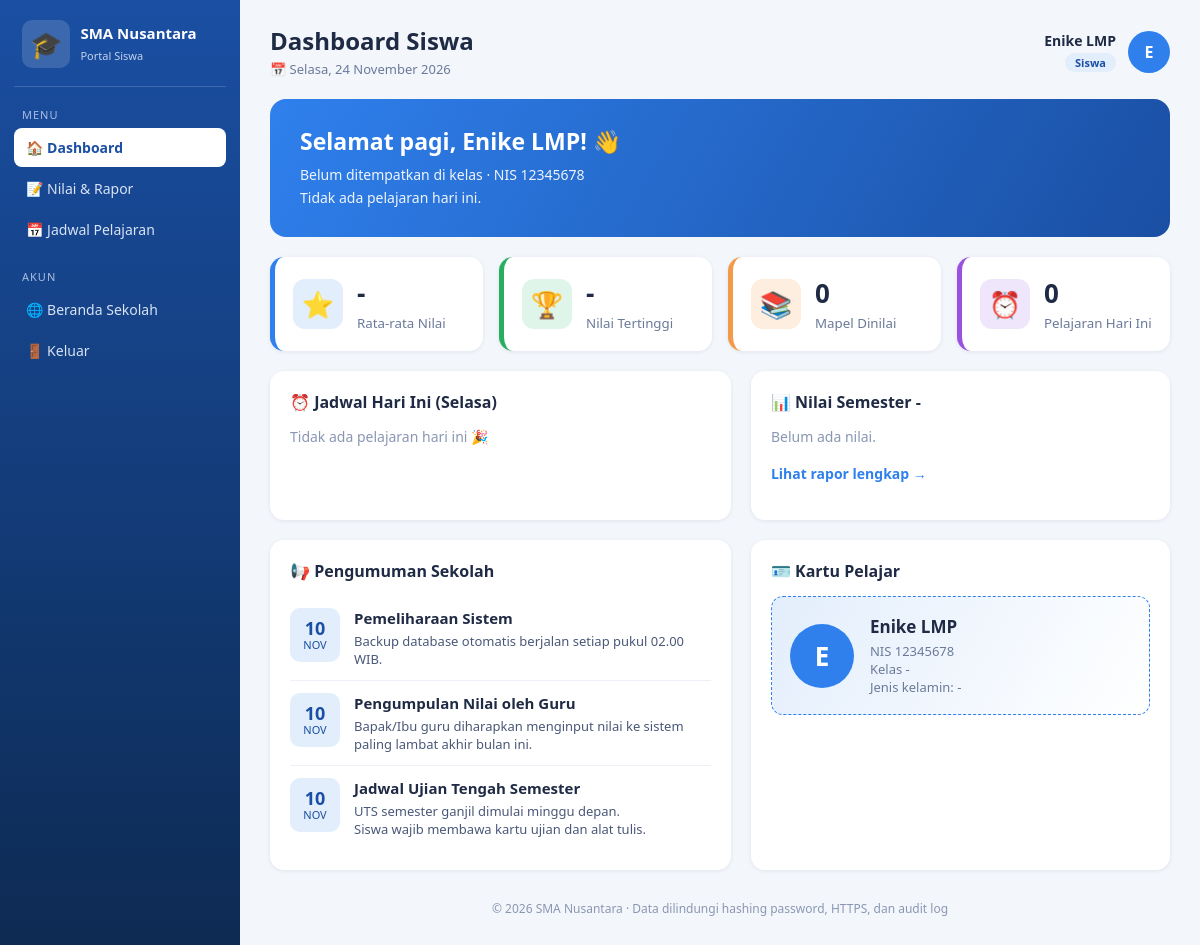
Screenshot of /website_sekolah/siswa/index.php (signed in) with the database file from the repository.
### tables this page shows
CREATE TABLE `siswa` (
  `id_siswa` int unsigned NOT NULL AUTO_INCREMENT,
  `id_user` int unsigned NOT NULL,
  `id_kelas` int unsigned DEFAULT NULL,
  `nis` varchar(20) NOT NULL,
  `nama` varchar(100) NOT NULL,
  `jenis_kelamin` enum('L','P') DEFAULT NULL,
  `tanggal_lahir` date DEFAULT NULL,
  `alamat` varchar(255) DEFAULT NULL,
  PRIMARY KEY (`id_siswa`),
  UNIQUE KEY `id_user` (`id_user`),
  UNIQUE KEY `nis` (`nis`),
  KEY `fk_siswa_kelas` (`id_kelas`),
  CONSTRAINT `fk_siswa_kelas` FOREIGN KEY (`id_kelas`) REFERENCES `kelas` (`id_kelas`) ON DELETE SET NULL,
  CONSTRAINT `fk_siswa_user` FOREIGN KEY (`id_user`) REFERENCES `users` (`id_user`) ON DELETE CASCADE
);

CREATE TABLE `pengumuman` (
  `id_pengumuman` int unsigned NOT NULL AUTO_INCREMENT,
  `id_user` int unsigned NOT NULL,
  `judul` varchar(150) NOT NULL,
  `isi` text NOT NULL,
  `created_at` timestamp NOT NULL DEFAULT CURRENT_TIMESTAMP,
  PRIMARY KEY (`id_pengumuman`),
  KEY `id_user` (`id_user`),
  CONSTRAINT `pengumuman_ibfk_1` FOREIGN KEY (`id_user`) REFERENCES `users` (`id_user`)
);

### website_sekolah/config.php (called while the page is built, shortened)
<?php
function e(string $s): string { return htmlspecialchars($s, ENT_QUOTES, 'UTF-8'); }

### website_sekolah/includes/auth.php (called while the page is built, shortened)
<?php
require_once __DIR__ . '/../config.php';
function require_role(string $role): array {
    global $pdo;
    $sql = $role === 'guru'
        ? 'SELECT * FROM guru WHERE id_user = ?'
        : 'SELECT s.*, k.nama_kelas, k.tahun_ajaran FROM siswa s LEFT JOIN kelas k ON k.id_kelas = s.id_kelas WHERE s.id_user = ?';
    $st = $pdo->prepare($sql);
    $st->execute([(int)$_SESSION['id_user']]);
    $p = $st->fetch();
    return $p;
}

### website_sekolah/siswa/index.php (the view, shortened to what this page needs)
<?php
require __DIR__ . '/../includes/auth.php';
require __DIR__ . '/../includes/layout.php';
$s = require_role('siswa'); $id = (int)$s['id_siswa'];
function ambil(PDO $pdo, string $sql, array $par): array { $st = $pdo->prepare($sql); $st->execute($par); return $st->fetchAll(); }
$ringkas = ambil($pdo, 'SELECT AVG(nilai_angka) AS rata, MAX(nilai_angka) AS maks, COUNT(DISTINCT id_mapel) AS mapel, MAX(semester) AS smt FROM nilai WHERE id_siswa = ?', [$id])[0];
$smt = (int)($ringkas['smt'] ?? 0);
$nilaiSmt = $smt ? ambil($pdo, 'SELECT m.nama_mapel, n.nilai_angka FROM nilai n JOIN mapel m ON m.id_mapel = n.id_mapel
                     WHERE n.id_siswa = ? AND n.semester = ? ORDER BY n.nilai_angka DESC', [$id, $smt]) : [];
$hariIni = ambil($pdo, 'SELECT j.jam_mulai, j.jam_selesai, j.ruang, m.nama_mapel, g.nama AS ket
    FROM jadwal j JOIN mapel m ON m.id_mapel = j.id_mapel JOIN guru g ON g.id_guru = j.id_guru
    WHERE j.id_kelas = ? AND j.hari = ? ORDER BY j.jam_mulai', [$s['id_kelas'], hari_ini()]);
$rata = $ringkas['rata'] !== null ? (float)$ringkas['rata'] : null;
page_start('Dashboard Siswa', 'index', $s);
?>
<section class="hero">
  <div>
    <h2><?= e(salam()) ?>, <?= e($s['nama']) ?>! 👋</h2>
    <p><?= $s['nama_kelas'] ? 'Kelas ' . e($s['nama_kelas']) . ' · TA ' . e($s['tahun_ajaran']) : 'Belum ditempatkan di kelas' ?> · NIS <?= e($s['nis']) ?></p>
    <p><?= count($hariIni) ? 'Hari ini ada ' . count($hariIni) . ' pelajaran. Semangat belajar!' : 'Tidak ada pelajaran hari ini.' ?></p>
  </div>
</section>
<section class="stats">
  <div class="stat c1"><span class="ico">⭐</span><div><b><?= $rata !== null ? number_format($rata, 1) : '-' ?></b><small>Rata-rata Nilai</small></div></div>
  <div class="stat c2"><span class="ico">🏆</span><div><b><?= $ringkas['maks'] !== null ? number_format((float)$ringkas['maks'], 1) : '-' ?></b><small>Nilai Tertinggi</small></div></div>
  <div class="stat c3"><span class="ico">📚</span><div><b><?= (int)$ringkas['mapel'] ?></b><small>Mapel Dinilai</small></div></div>
  <div class="stat c4"><span class="ico">⏰</span><div><b><?= count($hariIni) ?></b><small>Pelajaran Hari Ini</small></div></div>
</section>
<div class="grid">
  <section class="panel">
    <h3>⏰ Jadwal Hari Ini (<?= e(hari_ini()) ?>)</h3>
    <?php if (!$hariIni): ?><p class="empty">Tidak ada pelajaran hari ini 🎉</p><?php endif; ?>
  </section>
  <section class="panel">
    <h3>📊 Nilai Semester <?= $smt ?: '-' ?></h3>
    <?php if (!$nilaiSmt): ?><p class="empty">Belum ada nilai.</p><?php endif; ?>
    <p><a class="link" href="nilai.php">Lihat rapor lengkap →</a></p>
  </section>
</div>
<div class="grid"><?php panel_pengumuman($pdo, 3); ?>
  <section class="panel profile">
    <h3>🪪 Kartu Pelajar</h3>
    <div class="idcard"><div class="avatar big"><?= e(strtoupper(mb_substr($s['nama'], 0, 1))) ?></div>
      <div><b><?= e($s['nama']) ?></b><small>NIS <?= e($s['nis']) ?></small><small>Kelas <?= e($s['nama_kelas'] ?? '-') ?></small>
      <small>Jenis kelamin: <?= e($s['jenis_kelamin'] === 'L' ? 'Laki-laki' : ($s['jenis_kelamin'] === 'P' ? 'Perempuan' : '-')) ?></small></div></div>
  </section>
</div>
<?php page_end();

### website_sekolah/includes/layout.php (shortened to what this page needs)
<?php
function hari_ini(): string { return ['Minggu','Senin','Selasa','Rabu','Kamis','Jumat','Sabtu'][(int)date('w')]; }
function tgl_lengkap(): string {
    $b = ['','Januari','Februari','Maret','April','Mei','Juni','Juli','Agustus','September','Oktober','November','Desember'];
    return hari_ini() . ', ' . date('j') . ' ' . $b[(int)date('n')] . ' ' . date('Y');
}
function tgl_pendek(string $t): array {
    $b = ['','Jan','Feb','Mar','Apr','Mei','Jun','Jul','Agu','Sep','Okt','Nov','Des'];
    $x = strtotime($t); return [date('j', $x), $b[(int)date('n', $x)]];
}
function salam(): string { $h = (int)date('G'); return $h < 11 ? 'Selamat pagi' : ($h < 15 ? 'Selamat siang' : ($h < 18 ? 'Selamat sore' : 'Selamat malam')); }
function page_start(string $title, string $active, array $p): void {
    $role = $_SESSION['role'];
    $menu = $role === 'guru'
        ? ['index' => ['🏠','Dashboard','index.php'], 'siswa' => ['👨‍🎓','Data Siswa','siswa.php'], 'nilai' => ['📝','Input Nilai','nilai.php'], 'jadwal' => ['📅','Jadwal Mengajar','jadwal.php']]
        : ['index' => ['🏠','Dashboard','index.php'], 'nilai' => ['📝','Nilai & Rapor','nilai.php'], 'jadwal' => ['📅','Jadwal Pelajaran','jadwal.php']];
    ?>
<!DOCTYPE html>
<html lang="id">
<head>
<link rel="stylesheet" href="../assets/portal.css">
</head>
<body class="portal theme-<?= e($role) ?>">
<aside class="sidebar">
  <div class="brand"><span class="logo">🎓</span><div><b><?= e(NAMA_SEKOLAH) ?></b><small>Portal <?= $role === 'guru' ? 'Guru' : 'Siswa' ?></small></div></div>
  <nav>
    <p class="nav-title">MENU</p>
    <?php foreach ($menu as $k => [$ico, $label, $href]): ?>
      <a href="<?= e($href) ?>" class="<?= $k === $active ? 'active' : '' ?>"><?= $ico ?> <?= e($label) ?></a>
    <?php endforeach; ?>
    <p class="nav-title">AKUN</p>
    <a href="../index.php">🌐 Beranda Sekolah</a>
    <a href="../logout.php">🚪 Keluar</a>
  </nav>
</aside>
<main class="main">
  <header class="topbar">
    <div><h1><?= e($title) ?></h1><span class="date">📅 <?= e(tgl_lengkap()) ?></span></div>
    <div class="user">
      <div class="who"><b><?= e($p['nama']) ?></b><span class="badge"><?= $role === 'guru' ? 'Guru' : 'Siswa' ?></span></div>
      <div class="avatar"><?= e(strtoupper(mb_substr($p['nama'], 0, 1))) ?></div>
    </div>
  </header>
<?php
}
function page_end(): void { ?>
  <footer>© <?= date('Y') ?> <?= e(NAMA_SEKOLAH) ?> · Data dilindungi hashing password, HTTPS, dan audit log</footer>
</main>
</body>
</html>
<?php }
function panel_pengumuman(PDO $pdo, int $limit = 4): void {
    $rows = $pdo->query('SELECT judul, isi, created_at FROM pengumuman ORDER BY created_at DESC, id_pengumuman DESC LIMIT ' . (int)$limit)->fetchAll();
    echo '<section class="panel"><h3>📢 Pengumuman Sekolah</h3>';
    foreach ($rows as $r) {
        [$d, $m] = tgl_pendek($r['created_at']);
        echo '<article class="news"><div class="news-date"><b>' . $d . '</b><small>' . e($m) . '</small></div><div><h4>'
           . e($r['judul']) . '</h4><p>' . nl2br(e($r['isi'])) . '</p></div></article>';
    }
    echo '</section>';
}

### website_sekolah/assets/portal.css (style rules this page uses)
:root { --accent:#2f80ed;--accent-d:#1a4fa3;--accent-l:#e3eefc;--ink:#1f2a44;--muted:#6b7a99;--bg:#f3f6fb;--line:#edf1f7 }
* { box-sizing:border-box }
body { margin:0;font-family:'Segoe UI',Arial,sans-serif;color:var(--ink);background:var(--bg) }
a { text-decoration:none;color:inherit }
.empty { color:#8a97b3;font-size:14px }
.link { color:var(--accent);font-weight:600;font-size:14px }
.sidebar { position:fixed;inset:0 auto 0 0;width:240px;background:linear-gradient(180deg,var(--accent-d),#0d2a52);color:#d8e3f5;padding:20px 14px;overflow-y:auto }
.brand { display:flex;gap:10px;align-items:center;padding:0 8px 18px;border-bottom:1px solid #ffffff2a }
.brand .logo { font-size:26px;background:#ffffff26;border-radius:10px;padding:6px 8px }
.brand b { display:block;color:#fff;font-size:15px }
.brand small { font-size:11px;color:#c3d3ee }
.nav-title { font-size:11px;letter-spacing:1px;color:#a9bde0;margin:20px 8px 6px }
.sidebar nav a { display:block;padding:10px 12px;border-radius:8px;font-size:14px;margin-bottom:2px }
.sidebar nav a.active { background:#fff;color:var(--accent-d);font-weight:700 }
.main { margin-left:240px;padding:24px 30px }
.topbar { display:flex;justify-content:space-between;align-items:center;margin-bottom:20px }
.topbar h1 { margin:0;font-size:24px }
.date { font-size:13px;color:var(--muted) }
.user { display:flex;align-items:center;gap:12px }
.who { text-align:right }
.who b { display:block;font-size:14px }
.badge { font-size:11px;padding:2px 10px;border-radius:20px;font-weight:600;background:var(--accent-l);color:var(--accent-d) }
.avatar { width:42px;height:42px;border-radius:50%;background:var(--accent);color:#fff;display:flex;align-items:center;justify-content:center;font-weight:700 }
.avatar.big { width:64px;height:64px;font-size:26px }
.hero { background:linear-gradient(120deg,var(--accent),var(--accent-d));color:#fff;border-radius:16px;padding:26px 30px;display:flex;justify-content:space-between;align-items:center;gap:20px;margin-bottom:20px;flex-wrap:wrap }
.hero h2 { margin:0 0 8px;font-size:23px }
.hero p { margin:0 0 4px;opacity:.92;font-size:14px }
.stats { display:grid;grid-template-columns:repeat(4,1fr);gap:16px;margin-bottom:20px }
.stat { background:#fff;border-radius:14px;padding:18px;display:flex;gap:14px;align-items:center;box-shadow:0 1px 4px #1f2a4414;border-left:5px solid }
.stat .ico { font-size:26px;width:50px;height:50px;border-radius:12px;display:flex;align-items:center;justify-content:center }
.stat b { display:block;font-size:26px }
.stat small { color:var(--muted) }
.c1 { border-color:#2f80ed }
.c1 .ico { background:#e3eefc }
.c2 { border-color:#27ae60 }
.c2 .ico { background:#e0f5ea }
.c3 { border-color:#f2994a }
.c3 .ico { background:#fdeee0 }
.c4 { border-color:#9b51e0 }
.c4 .ico { background:#f0e6fb }
.grid { display:grid;grid-template-columns:1.1fr 1fr;gap:20px;margin-bottom:20px }
.panel { background:#fff;border-radius:14px;padding:20px;box-shadow:0 1px 4px #1f2a4414;margin-bottom:20px }
.grid .panel { margin-bottom:0 }
.panel h3 { margin:0 0 14px;font-size:16px }
.news { display:flex;gap:14px;padding:12px 0;border-top:1px solid var(--line) }
.news:first-of-type { border-top:0 }
.news-date { min-width:50px;height:54px;background:var(--accent-l);color:var(--accent-d);border-radius:10px;display:flex;flex-direction:column;align-items:center;justify-content:center }
.news-date b { font-size:18px;line-height:1 }
.news-date small { font-size:11px;text-transform:uppercase }
.news h4 { margin:0 0 4px;font-size:15px }
.news p { margin:0;font-size:13px;color:#4a5878 }
.idcard { display:flex;gap:16px;align-items:center;background:linear-gradient(120deg,var(--accent-l),#fff);padding:18px;border-radius:12px;border:1px dashed var(--accent) }
.idcard b { display:block;font-size:17px;margin-bottom:4px }
.idcard small { display:block;color:var(--muted);font-size:13px }
footer { text-align:center;color:#8a97b3;font-size:12px;padding:10px 0 }

### rows the page displays
siswa: nama "Enike LMP", nama "E", nis "12345678", jenis_kelamin "-"
pengumuman: d "10", m "NOV", judul "Pemeliharaan Sistem", isi "Backup database otomatis berjalan setiap pukul 02.00 WIB."
pengumuman: d "10", m "NOV", judul "Pengumpulan Nilai oleh Guru", isi "Bapak/Ibu guru diharapkan menginput nilai ke sistem paling lambat akhir bulan ini."
pengumuman: d "10", m "NOV", judul "Jadwal Ujian Tengah Semester", isi "UTS semester ganjil dimulai minggu depan. Siswa wajib membawa kartu ujian dan alat tulis."

### other values shown
NAMA_SEKOLAH "SMA Nusantara"
$ico "🏠"
$label "Dashboard"
$ico "📝"
$label "Nilai & Rapor"
$ico "📅"
$label "Jadwal Pelajaran"
$title "Dashboard Siswa"
tgl_lengkap() "Selasa, 24 November 2026"
salam() "Selamat pagi"
$ringkas['mapel'] "0"
count($hariIni) "0"
hari_ini() "Selasa"
$smt ?: '-' "-"
$s['nama_kelas'] "-"
